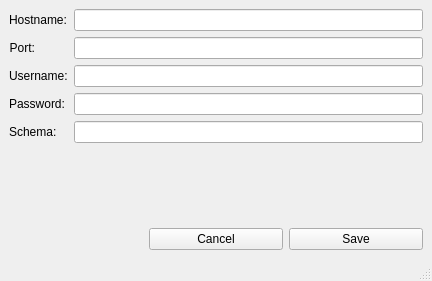
<?xml version="1.0" encoding="UTF-8"?>
<ui version="4.0">
 <class>MysqlSettings</class>
 <widget class="QMainWindow" name="MysqlSettings">
  <property name="geometry">
   <rect>
    <x>0</x>
    <y>0</y>
    <width>432</width>
    <height>281</height>
   </rect>
  </property>
  <property name="windowTitle">
   <string>MainWindow</string>
  </property>
  <widget class="QWidget" name="centralwidget">
   <layout class="QGridLayout" name="gridLayout">
    <item row="7" column="3">
     <widget class="QPushButton" name="saveButton">
      <property name="text">
       <string>Save</string>
      </property>
     </widget>
    </item>
    <item row="7" column="2">
     <widget class="QPushButton" name="pushButton_2">
      <property name="text">
       <string>Cancel</string>
      </property>
     </widget>
    </item>
    <item row="1" column="1" rowspan="2" colspan="3">
     <layout class="QFormLayout" name="formLayout">
      <item row="0" column="0">
       <widget class="QLabel" name="label">
        <property name="layoutDirection">
         <enum>Qt::RightToLeft</enum>
        </property>
        <property name="text">
         <string>Hostname:</string>
        </property>
       </widget>
      </item>
      <item row="0" column="1">
       <widget class="QLineEdit" name="hostname"/>
      </item>
      <item row="1" column="0">
       <widget class="QLabel" name="label_2">
        <property name="layoutDirection">
         <enum>Qt::RightToLeft</enum>
        </property>
        <property name="text">
         <string>Port:</string>
        </property>
        <property name="alignment">
         <set>Qt::AlignRight|Qt::AlignTrailing|Qt::AlignVCenter</set>
        </property>
       </widget>
      </item>
      <item row="2" column="0">
       <widget class="QLabel" name="label_3">
        <property name="text">
         <string>Username:</string>
        </property>
       </widget>
      </item>
      <item row="3" column="0">
       <widget class="QLabel" name="label_4">
        <property name="text">
         <string>Password:</string>
        </property>
       </widget>
      </item>
      <item row="4" column="0">
       <widget class="QLabel" name="label_5">
        <property name="text">
         <string>Schema:</string>
        </property>
       </widget>
      </item>
      <item row="1" column="1">
       <widget class="QLineEdit" name="port"/>
      </item>
      <item row="2" column="1">
       <widget class="QLineEdit" name="username"/>
      </item>
      <item row="3" column="1">
       <widget class="QLineEdit" name="password">
        <property name="echoMode">
         <enum>QLineEdit::Password</enum>
        </property>
       </widget>
      </item>
      <item row="4" column="1">
       <widget class="QLineEdit" name="schema"/>
      </item>
      <item row="5" column="1">
       <spacer name="verticalSpacer">
        <property name="orientation">
         <enum>Qt::Vertical</enum>
        </property>
        <property name="sizeHint" stdset="0">
         <size>
          <width>20</width>
          <height>40</height>
         </size>
        </property>
       </spacer>
      </item>
     </layout>
    </item>
   </layout>
  </widget>
  <widget class="QMenuBar" name="menubar">
   <property name="geometry">
    <rect>
     <x>0</x>
     <y>0</y>
     <width>432</width>
     <height>19</height>
    </rect>
   </property>
  </widget>
  <widget class="QStatusBar" name="statusbar"/>
 </widget>
 <resources/>
 <connections/>
</ui>
